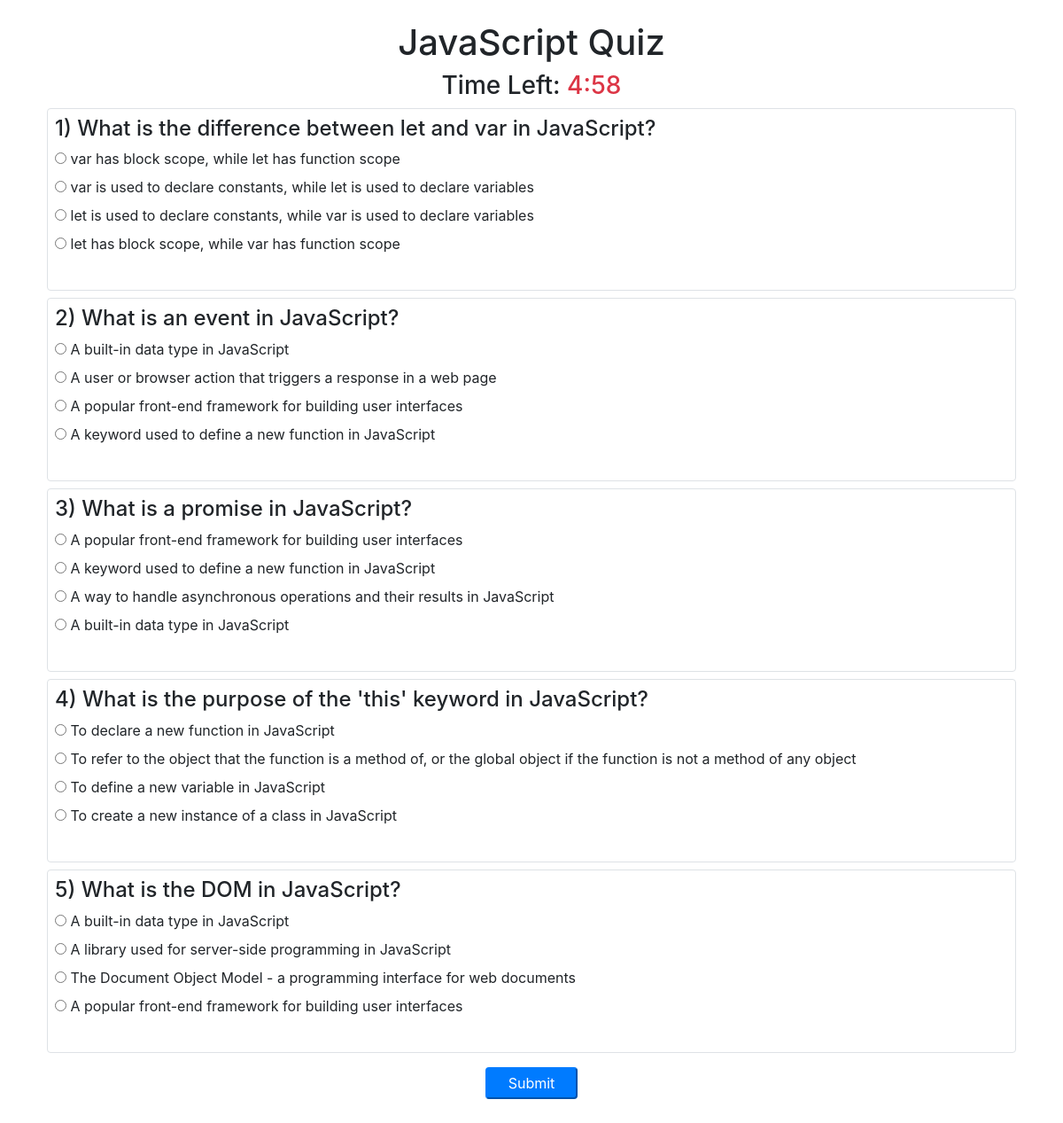
The app's page /quiz/1/ (signed in) with its own data.
### quiz/models.py (models this page shows, shortened)
class QuizCategory(models.Model):
    category_name = models.CharField(max_length=50)
    category_id = models.IntegerField()

class Question(models.Model):
    question_text = models.CharField(max_length=200)
    quiz_category = models.ForeignKey(QuizCategory, on_delete=models.CASCADE)
    option1 = models.CharField(max_length=200)
    option2 = models.CharField(max_length=200)
    option3 = models.CharField(max_length=200)
    option4 = models.CharField(max_length=200)
    correct_answer = models.CharField(max_length=200)

### quiz/views.py (the view)
# urls.py: path('<int:category_id>/', start_quiz, name='start_quiz'),
@login_required
def start_quiz(request, category_id):
    selected_questions = Question.objects.filter(quiz_category__category_id=category_id) # get questions of the category_id
    quiz_topic = QuizCategory.objects.filter(id=category_id).values_list('category_name', flat=True).first() # to display quiz topic
    if len(selected_questions) == 0:
        error_message = 'No questions found.'
        context = {'error_message': error_message}
        return render(request, 'quiz/no_questions_found.html', context)
    if len(selected_questions) > 5:
        selected_questions = random.sample(list(selected_questions), 5) #randomize question of more than 5
    for question in selected_questions:
        options = [question.option1, question.option2, question.option3, question.option4]
        random.shuffle(options)
        question.option1, question.option2, question.option3, question.option4 = options #reassign shuffled options back
    if request.method == 'POST':
        score = 0
        total_questions = 0
        for question in selected_questions:
            selected_option = request.POST.get(str(question.id))
            if selected_option == question.correct_answer:
                score += 1
            total_questions += 1
        percentage_score = (score / total_questions) * 100
        quiz_result = QuizResult.objects.create(
            user=request.user,
            quiz_category_id=category_id,
            score=percentage_score
        )
        quiz_result.save()
        context = {
            'quiz_result': quiz_result,
            'category_id':category_id
        }
        return render(request, 'quiz/result.html', context)
    else:
        context = {
            'questions': selected_questions,
            'category_id': category_id,
            'quiz_topic':quiz_topic
        }
        return render(request, 'quiz/question.html', context)

### templates/quiz/question.html (shortened to what this page needs)
<!DOCTYPE html>
<html>
<head>
   <link rel="stylesheet" href="https://cdn.jsdelivr.net/npm/bootstrap@4.3.1/dist/css/bootstrap.min.css">
</head>
<body>
<div class="container mt-4">
{% block content %}
    <div class="text-center">
        <h1>{{ quiz_topic }} Quiz</h1>
        <h3 >Time Left: <span id="timer" class="text-danger">5:00</span></h3>
    </div>
    <div class="mb-4">
        <form method="POST" action="{% url 'quiz:start_quiz' category_id %}">
            {% for question in questions %}
             <div class="border m-2 p-2 rounded">
  <h4>{{ forloop.counter }}) {{ question.question_text }}</h4>
  <label for="{{ question.id }}_option1">
    <input type="radio" id="{{ question.id }}_option1" name="{{ question.id }}" value="{{ question.option1 }}"> {{ question.option1 }}
  </label><br>
  <label for="{{ question.id }}_option2">
    <input type="radio" id="{{ question.id }}_option2" name="{{ question.id }}" value="{{ question.option2 }}"> {{ question.option2 }}
  </label><br>
  <label for="{{ question.id }}_option3">
    <input type="radio" id="{{ question.id }}_option3" name="{{ question.id }}" value="{{ question.option3 }}"> {{ question.option3 }}
  </label><br>
  <label for="{{ question.id }}_option4">
    <input type="radio" id="{{ question.id }}_option4" name="{{ question.id }}" value="{{ question.option4 }}"> {{ question.option4 }}
  </label><br><br>
</div>
            {% endfor %}
            <div class="text-center">
                <input class="btn-primary rounded px-4 py-1 my-2" type="submit" value="Submit">
            </div>
        </form>
    </div>
{% endblock %}
</div>
</body>
</html>

### records on screen
QuizCategory: category_name "JavaScript"
Question: question_text "What is the difference between let and var in JavaScript?", option1 "var has block scope, while let has function scope", option2 "var is used to declare constants, while let is used to declare variables", option3 "let is used to declare constants, while var is used to declare variables", option4 "let has block scope, while var has function scope"
Question: question_text "What is an event in JavaScript?", option1 "A built-in data type in JavaScript", option2 "A user or browser action that triggers a response in a web page", option3 "A popular front-end framework for building user interfaces", option4 "A keyword used to define a new function in JavaScript"
Question: question_text "What is a promise in JavaScript?", option1 "A popular front-end framework for building user interfaces", option2 "A keyword used to define a new function in JavaScript", option3 "A way to handle asynchronous operations and their results in JavaScript", option4 "A built-in data type in JavaScript"
Question: question_text "What is the purpose of the 'this' keyword in JavaScript?", option1 "To declare a new function in JavaScript", option2 "To refer to the object that the function is a method of, or the global object if the function is not a method of any object", option3 "To define a new variable in JavaScript", option4 "To create a new instance of a class in JavaScript"
Question: question_text "What is the DOM in JavaScript?", option1 "A built-in data type in JavaScript", option2 "A library used for server-side programming in JavaScript", option3 "The Document Object Model - a programming interface for web documents", option4 "A popular front-end framework for building user interfaces"
